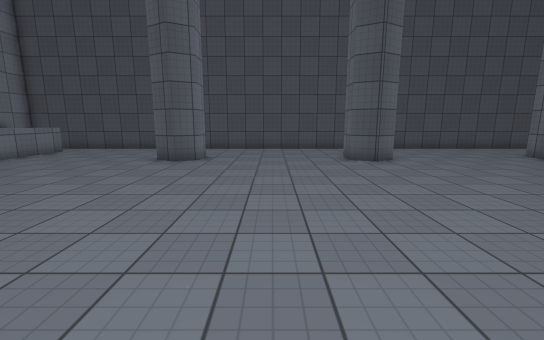
View 1 (above)

16 first-person views from a walk through a Unity game level. The camera is 1.5 m above the floor, tilts 10° down and sees 90° across. The floor is counted in squares, 1 m on a side. Each view is taken from the middle of a square. On the plan, view 1 faces up. The plan holds only what a view shows up to about 14 squares ahead; the rest is blank. Surface patterns are stand-ins for the level's own textures.

View 2
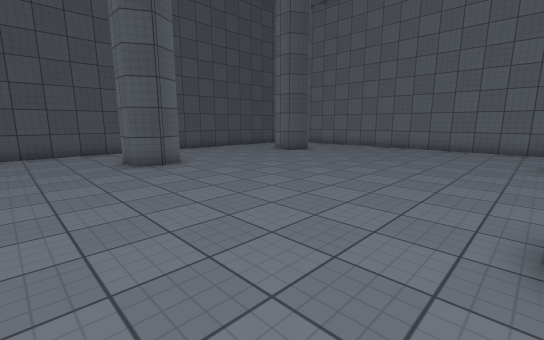

View 3
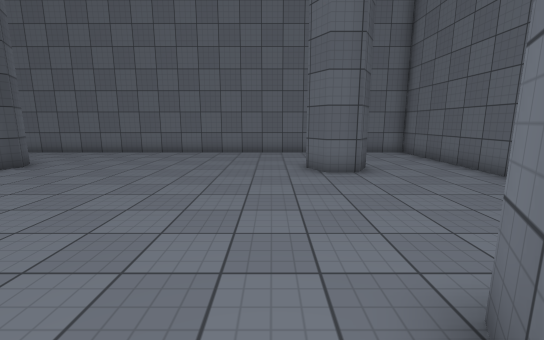

View 4
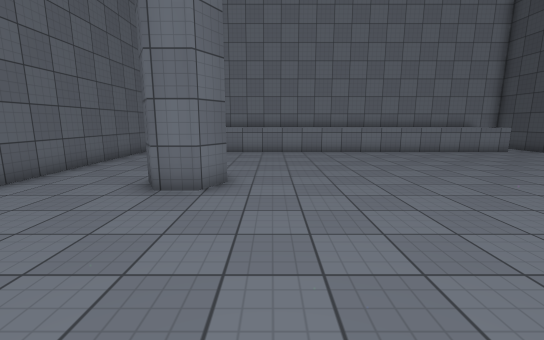

View 5
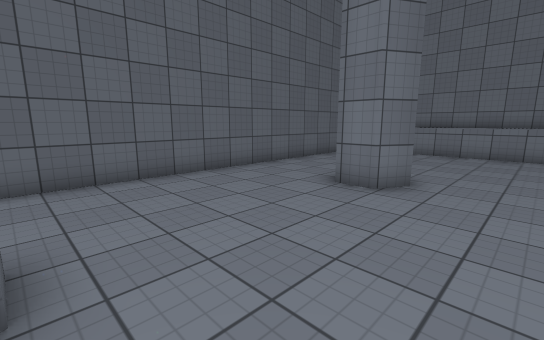

View 6
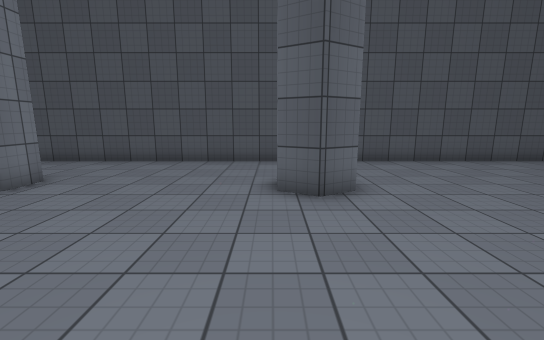

View 7
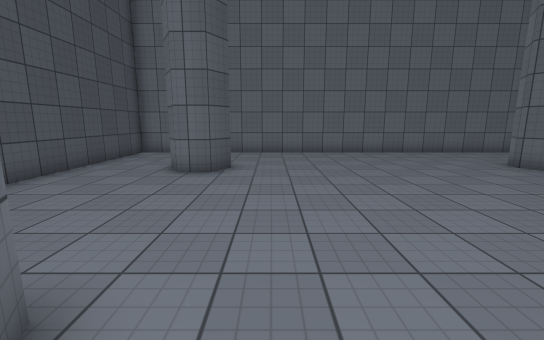

View 8
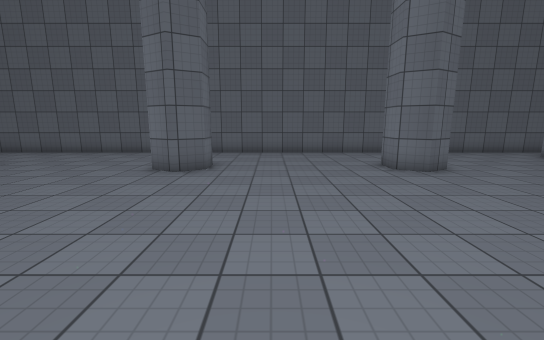

View 9
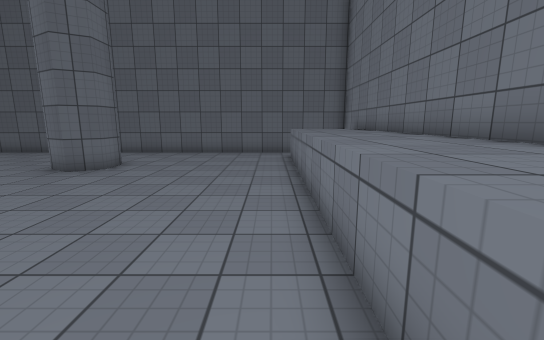

View 10
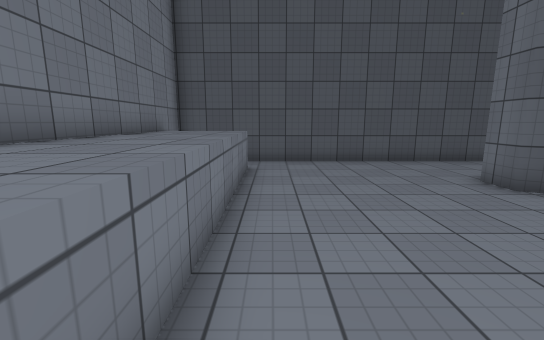

View 11
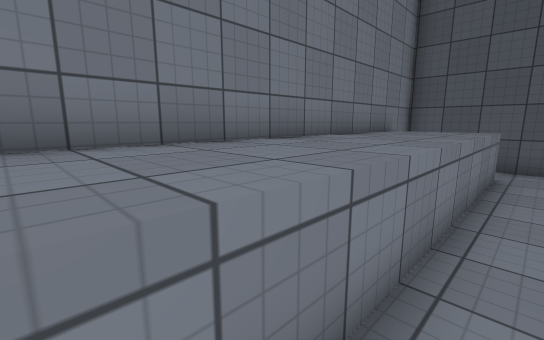

View 12
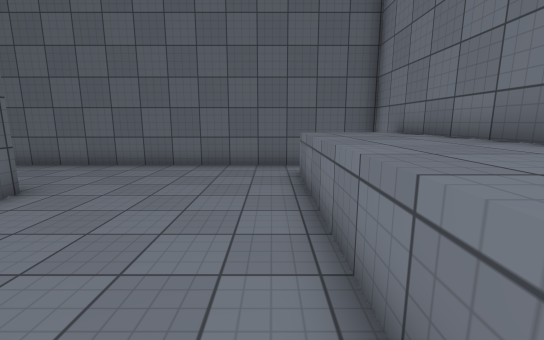

View 13
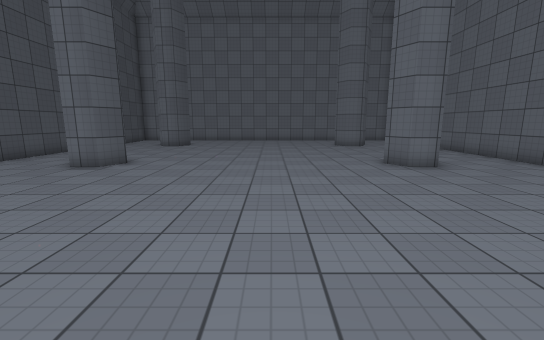

View 14
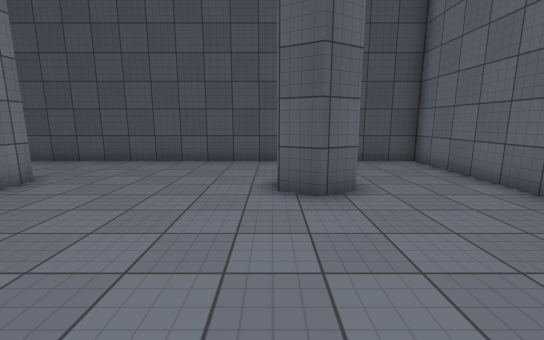

View 15
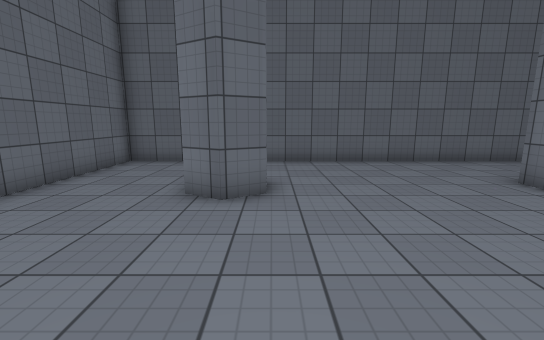

View 16
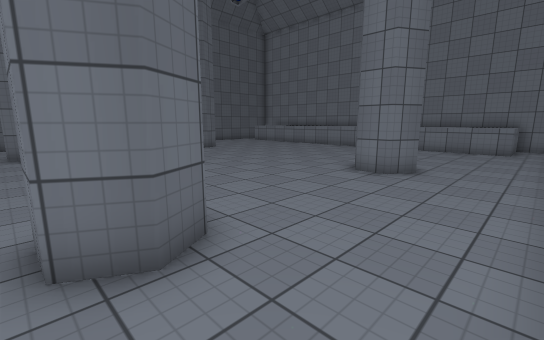

### Floor plan
Key: @ floor where view 1 was taken; # wall or solid block; . floor; ^ raised ledge.
Columns run from 14 left of view 1 to 17 right of it. Each row starts with its distance up from view 1.
 16 ################################
 15 #..............................#
 14 #^^^...........................#
 13 #^^^...........................#
 12 #^^^......##.....###.....## ...#
 11 #^^^......##.....###.....###...#
 10 #^^^...........................#
  9 #^^^...........................#
  8 #^^^...........................#
  7 #^^^...........................#
  6 #^^^...........................#
  5 #^^^...........................#
  4 #^^^...........................#
  3 #^^^...........................#
  2 #^^^...........................#
  1 #^^^...........................#
  0 #^^^......##..@...#.......#....#
 -1 #^^^......##......#.......#....#
 -2 #^^^...........................#
 -3 #^^^...........................#
 -4 #..............................#
 -5 ################################

Positions as (right, up) in squares from view 1, and headings:
1: (0, 0), facing up
2: (0, 1), facing up-right
3: (3, 2), facing right
4: (3, 2), facing left
5: (3, 3), facing down-left
6: (3, 5), facing up
7: (3, 9), facing right
8: (1, 9), facing down
9: (-10, 9), facing down
10: (-10, 5), facing up
11: (-10, 5), facing up-left
12: (-10, 5), facing down
13: (-6, 5), facing right
14: (11, 5), facing up
15: (11, 6), facing down
16: (5, 15), facing down-left
